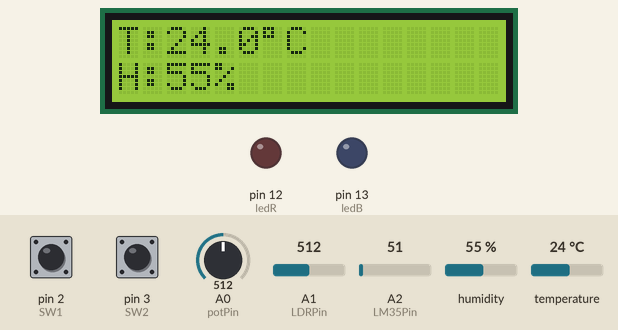
This sketch was run on a simulated Arduino Uno, built with avr-gcc and run on an emulated ATmega328P. On the bench: 16×2 character LCD, output pins drawn as LEDs (lit = HIGH). The inputs (shaded band) are chosen by the test bench; at power-on: pin 2 (SW1) HIGH, pin 3 (SW2) HIGH, humidity 55 %, temperature 24 °C, A0 (potPin) = 512, A1 (LDRPin) = 512, A2 (LM35Pin) = 51. What the sketch prints to the serial monitor is not drawn.

Above: at 3.7 s.
3.8 s: pin 2 (SW1) pulled LOW for 3 s
12.8 s: pin 3 (SW2) pulled LOW for 3 s
18.9 s: humidity set to 22 %
At 22.4 s:
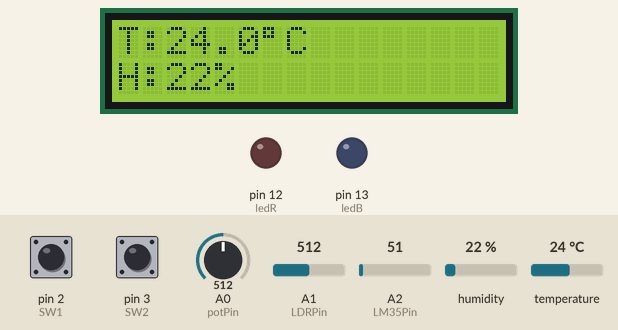
25.1 s: temperature set to 12 °C
At 29.1 s:
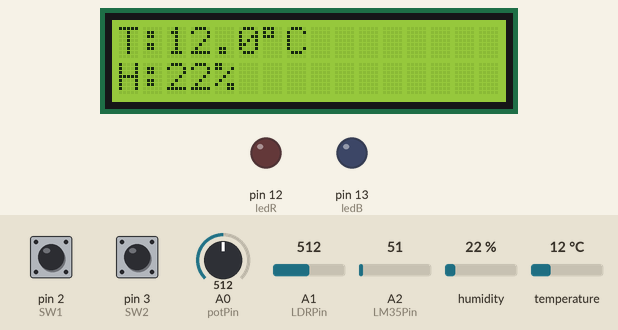
31.2 s: humidity set to 40 %
At 34.7 s:
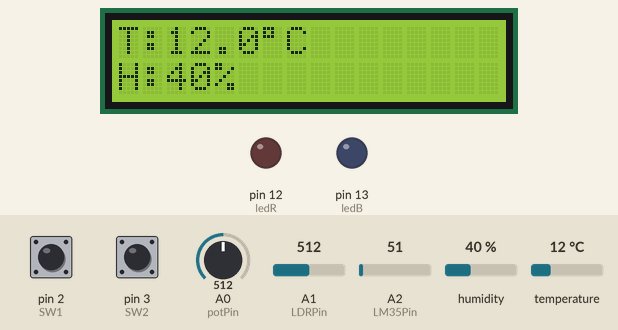
37.4 s: temperature set to 19 °C
At 41.4 s:
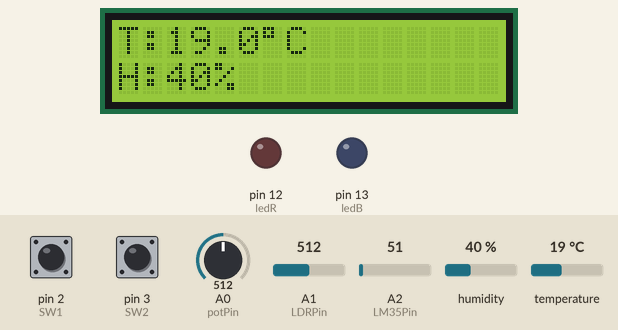
Timing chart, 0 to 44.1 s (numbered marks = the images above; inputs shaded):
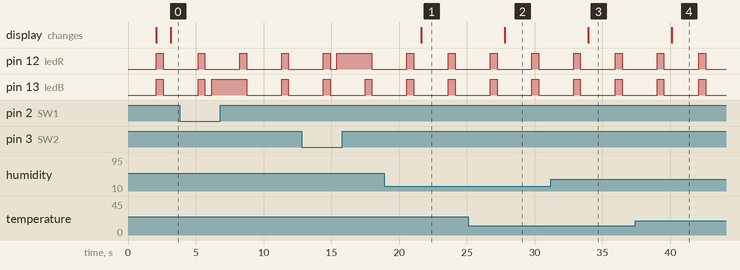

The sketch:

Onbord.ino
```cpp
#include <Wire.h>
#include <LiquidCrystal_I2C.h>
#include <DHT.h>

// ===== LCD =====
LiquidCrystal_I2C lcd(0x27, 16, 2);

// ===== DHT11 =====
#define DHTPIN 4
#define DHTTYPE DHT11
DHT dht(DHTPIN, DHTTYPE);

// ===== IO =====
#define ledR 12
#define ledB 13
#define SW1 2
#define SW2 3

#define potPin A0
#define LDRPin A1
#define LM35Pin A2

// ===== Function Prototype =====
void ledBlynk(int time);
void SW();
void readDHT();
void pot();
void ldr();
void LM35();

void setup() {
  Serial.begin(9600);

  lcd.begin(16, 2);
  lcd.backlight();

  dht.begin();

  pinMode(ledB, OUTPUT);
  pinMode(ledR, OUTPUT);

  pinMode(SW1, INPUT_PULLUP);
  pinMode(SW2, INPUT_PULLUP);

  lcd.setCursor(0, 0);
  lcd.print("LAB SENSOR SYS");
  lcd.setCursor(0, 1);
  lcd.print("Starting...");
  Serial.println("System Starting...");
  delay(2000);
  lcd.clear();
}

void loop() {
  int time = 500;

  ledBlynk(time);   // งาน1
  SW();             // งาน2
  readDHT();        // งาน3
  pot();            // งาน4
  ldr();            // งาน5
  LM35();           // งาน6

  Serial.println("--------------------");
  delay(2000);
}

// ===== LED Blink =====
void ledBlynk(int time){
  digitalWrite(ledB, HIGH);
  digitalWrite(ledR, HIGH);
  delay(time);
  digitalWrite(ledB, LOW);
  digitalWrite(ledR, LOW);
  delay(time);
}

// ===== Switch =====
void SW(){
  int b1 = digitalRead(SW1);
  int b2 = digitalRead(SW2);

  if (b1 == LOW) {
    digitalWrite(ledB, HIGH);
    digitalWrite(ledR, LOW);
  }
  else if (b2 == LOW) {
    digitalWrite(ledB, LOW);
    digitalWrite(ledR, HIGH);
  }
  else {
    digitalWrite(ledB, LOW);
    digitalWrite(ledR, LOW);
  }
}

// ===== DHT11 =====
void readDHT(){
  float h = dht.readHumidity();
  float t = dht.readTemperature();

  if (isnan(h) || isnan(t)) {
    Serial.println("DHT Error");
    return;
  }

  // Serial
  Serial.print("Temp: ");
  Serial.print(t, 1);
  Serial.print(" C  ");

  Serial.print("Hum: ");
  Serial.print(h, 0);
  Serial.println(" %");

  // LCD
  lcd.clear();
  lcd.setCursor(0, 0);
  lcd.print("T:");
  lcd.print(t, 1);
  lcd.print((char)223);
  lcd.print("C");

  lcd.setCursor(0, 1);
  lcd.print("H:");
  lcd.print(h, 0);
  lcd.print("%");
}

// ===== Pot =====
void pot(){
  int adcValue = analogRead(potPin);
  float vdcValue = adcValue * (5.0 / 1023.0);

  Serial.print("POT ADC: ");
  Serial.print(adcValue);
  Serial.print(" V: ");
  Serial.println(vdcValue, 2);
}

// ===== LDR =====
void ldr(){
  int adc = analogRead(LDRPin);
  float vdc = adc * (5.0 / 1023.0);

  Serial.print("LDR ADC: ");
  Serial.print(adc);
  Serial.print(" V: ");
  Serial.println(vdc, 2);
}

// ===== LM35 =====
void LM35(){
  int adc = analogRead(LM35Pin);
  float voltage = adc * (5.0 / 1023.0);
  float tempC = voltage * 100.0;

  Serial.print("LM35 ADC: ");
  Serial.print(adc);
  Serial.print(" Temp: ");
  Serial.print(tempC, 1);
  Serial.println(" C");
}
```

Measured:
- after the input at 18.9 s, the display: changes after 2.7 s (image 1)
- after the input at 25.1 s, the display: changes after 2.7 s (image 2)
- after the input at 31.2 s, the display: changes after 2.8 s (image 3)
- after the input at 37.4 s, the display: changes after 2.7 s (image 4)
- by itself, pin 12 (ledR): alternates HIGH for 0.50 s and LOW for 2.6 s
